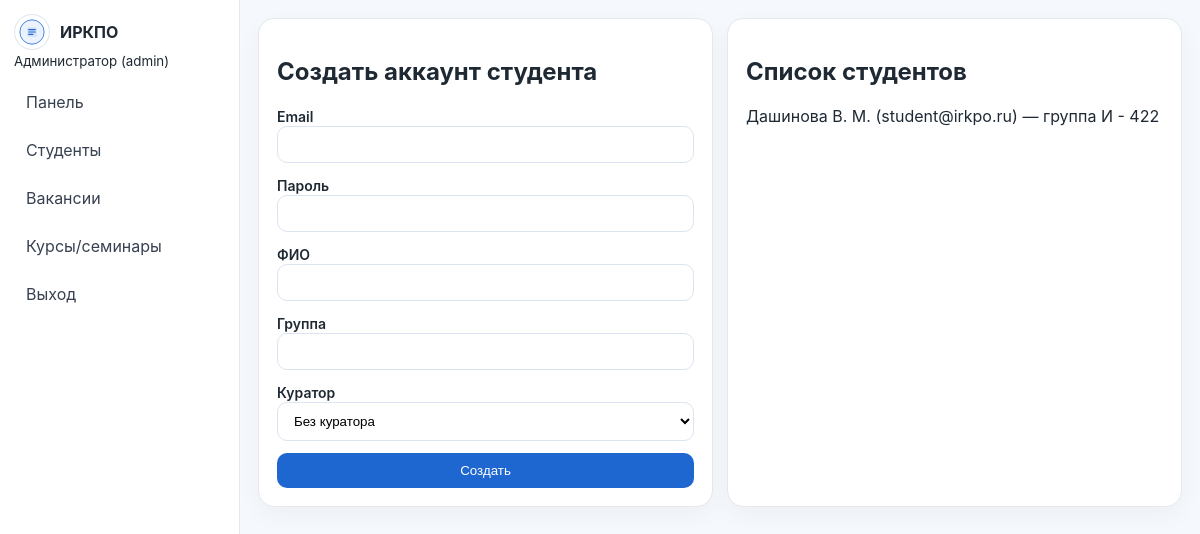
The page /admin/students (signed in) on the database its author committed.
### app.py (models this page shows, shortened)
class User(UserMixin, db.Model):
    id = db.Column(db.Integer, primary_key=True)
    email = db.Column(db.String(120), unique=True, nullable=False)
    password_hash = db.Column(db.String(255), nullable=False)
    role = db.Column(db.String(20), nullable=False)  # student, admin, curator
    full_name = db.Column(db.String(120), nullable=False)
    group_name = db.Column(db.String(50))
    about = db.Column(db.Text)
    contacts = db.Column(db.String(255))
    resume_public_token = db.Column(db.String(64), unique=True, index=True)
    curator_id = db.Column(db.Integer, db.ForeignKey("user.id"))
    students = db.relationship("User", backref=db.backref("curator", remote_side=[id]), lazy=True)

### app.py (the view, shortened to what this page needs)
@app.route("/admin/students", methods=["GET", "POST"])
@login_required
@role_required("admin")
def admin_students():
    students = User.query.filter_by(role="student").order_by(User.id.desc()).all()
    curators = User.query.filter_by(role="curator").order_by(User.full_name).all()
    return render_template("admin/students.html", students=students, curators=curators)

### app.py (called while the page is built)
@login_manager.user_loader
def load_user(user_id):
    return db.session.get(User, int(user_id))

def role_required(*roles):
    def decorator(func):
        @wraps(func)
        def wrapper(*args, **kwargs):
            if not current_user.is_authenticated:
                return login_manager.unauthorized()
            if current_user.role not in roles:
                flash("У вас нет доступа к этой странице.", "error")
                return redirect(url_for("index"))
            return func(*args, **kwargs)
        return wrapper
    return decorator

### templates/admin/students.html (shortened to what this page needs)
{% extends 'base_dashboard.html' %}
{% block content %}
<div class="grid two">
  <div class="card">
    <h2>Создать аккаунт студента</h2>
    <form method="post" class="form">
      <div><label>Email</label><input type="email" name="email" required></div>
      <div><label>Пароль</label><input name="password" required></div>
      <div><label>ФИО</label><input name="full_name" required></div>
      <div><label>Группа</label><input name="group_name"></div>
      <div><label>Куратор</label>
        <select name="curator_id">
          <option value="">Без куратора</option>
        </select>
      </div>
      <button class="btn" type="submit">Создать</button>
    </form>
  </div>
  <div class="card">
    <h2>Список студентов</h2>
    {% for student in students %}
      <p>{{ student.full_name }} ({{ student.email }}) — группа {{ student.group_name or 'не указана' }}</p>
    {% else %}<p>Студентов пока нет.</p>{% endfor %}
  </div>
</div>
{% endblock %}

### templates/base_dashboard.html (shortened to what this page needs)
<!DOCTYPE html>
<html lang="ru">
<head>
  <link rel="stylesheet" href="{{ url_for('static', filename='css/style.css') }}">
</head>
<body>
<div class="layout">
  <aside class="sidebar">
    <div class="logo"><img src="{{ url_for('static', filename='images/logo.svg') }}" alt="logo">ИРКПО</div>
    <small>{{ current_user.full_name }} ({{ current_user.role }})</small>
    <nav>
      {% if current_user.role == 'student' %}
      <a href="{{ url_for('student_dashboard') }}">Главная</a>
      <a href="{{ url_for('student_profile') }}">Профиль</a>
      <a href="{{ url_for('student_portfolio') }}">Портфолио</a>
      <a href="{{ url_for('student_vacancies') }}">Вакансии</a>
      <a href="{{ url_for('student_courses') }}">Курсы</a>
      {% elif current_user.role == 'admin' %}
      <a href="{{ url_for('admin_dashboard') }}">Панель</a>
      <a href="{{ url_for('admin_students') }}">Студенты</a>
      <a href="{{ url_for('admin_vacancies') }}">Вакансии</a>
      <a href="{{ url_for('admin_courses') }}">Курсы/семинары</a>
      {% elif current_user.role == 'curator' %}
      <a href="{{ url_for('curator_students') }}">Мои студенты</a>
      {% endif %}
      <a href="{{ url_for('logout') }}">Выход</a>
    </nav>
  </aside>
  <main class="main">
    {% block content %}{% endblock %}
  </main>
</div>
</body>
</html>

### static/css/style.css (style rules this page uses)
* { box-sizing: border-box; }
body { margin: 0; font-family: Inter, Arial, sans-serif; background: #f5f8fc; color: #1f2933; }
a { color: #1e66d0; text-decoration: none; }
.logo { display:flex; align-items:center; gap:10px; font-weight:700; }
.logo img { width: 36px; height: 36px; border-radius: 50%; border:1px solid #dbe4f0; background:#fff; padding:4px; }
.btn { border:none; border-radius:10px; background:#1e66d0; color:#fff; padding:10px 14px; cursor:pointer; }
.card { background:#fff; border:1px solid #e5e7eb; border-radius:16px; padding:18px; box-shadow: 0 8px 24px rgba(15,23,42,0.04); }
.grid { display:grid; gap:14px; }
.grid.two { grid-template-columns: repeat(auto-fit, minmax(300px, 1fr)); }
input, textarea, select { width:100%; padding:10px 12px; border-radius:10px; border:1px solid #dbe4f0; background:#fff; }
label { font-size:14px; font-weight:600; }
.form { display:grid; gap:12px; }
.layout { display:grid; grid-template-columns:240px 1fr; min-height:100vh; }
.sidebar { background:#fff; border-right:1px solid #e5e7eb; padding:14px; }
.sidebar nav { display:grid; gap:8px; margin-top:12px; }
.sidebar a { padding:10px 12px; border-radius:10px; color:#374151; }
.main { padding:18px; }

### rows shown on the page
User: full_name "Администратор", role "admin"
User: full_name "Дашинова В. М.", email "student@irkpo.ru", group_name "И - 422"
